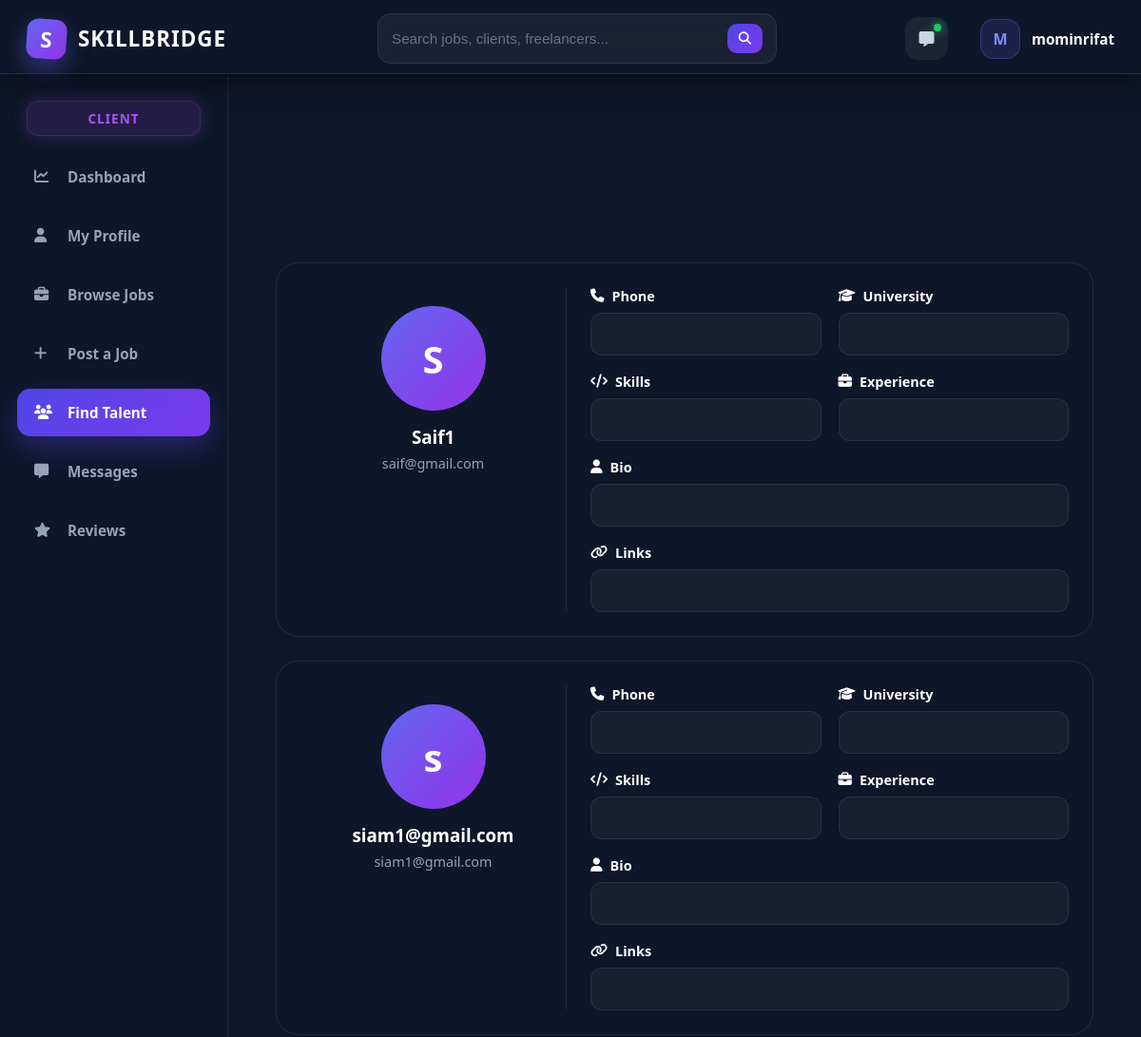
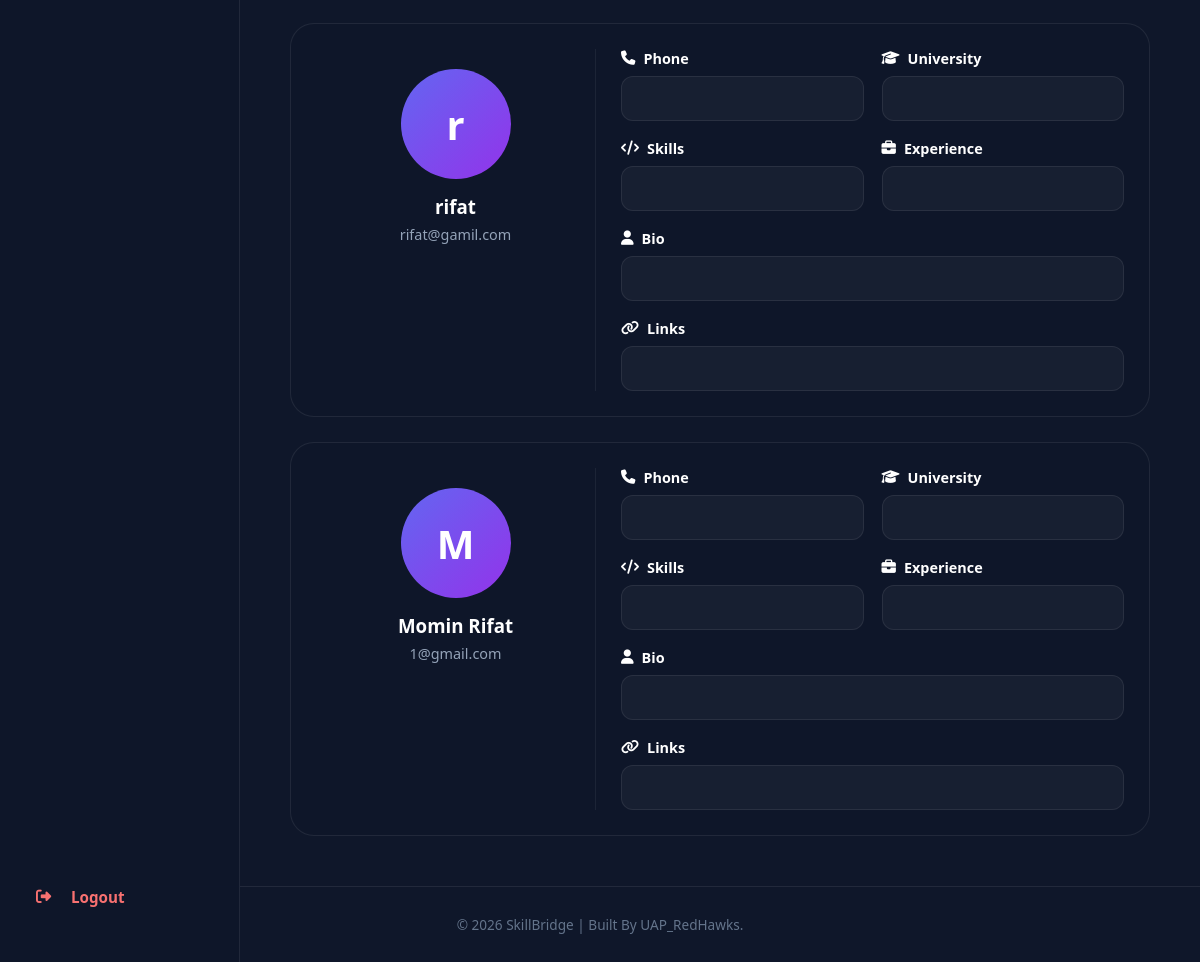
/users/find-talents/ (signed in), run on an earlier commit of the app's database (2 pictures, top to bottom).
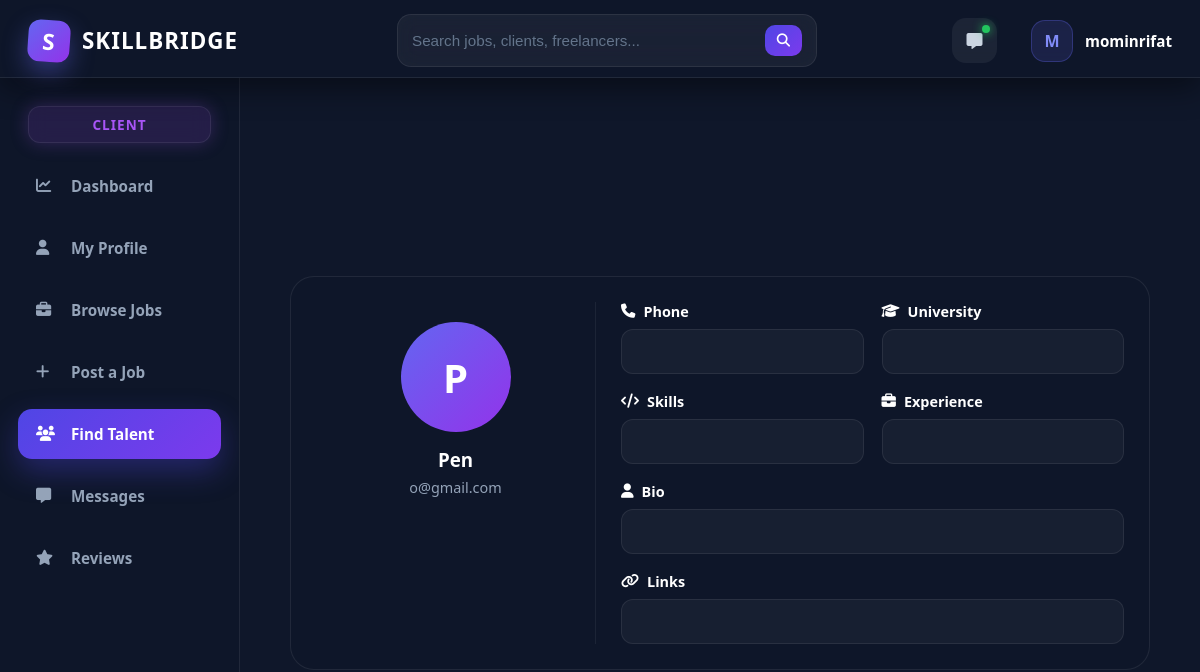
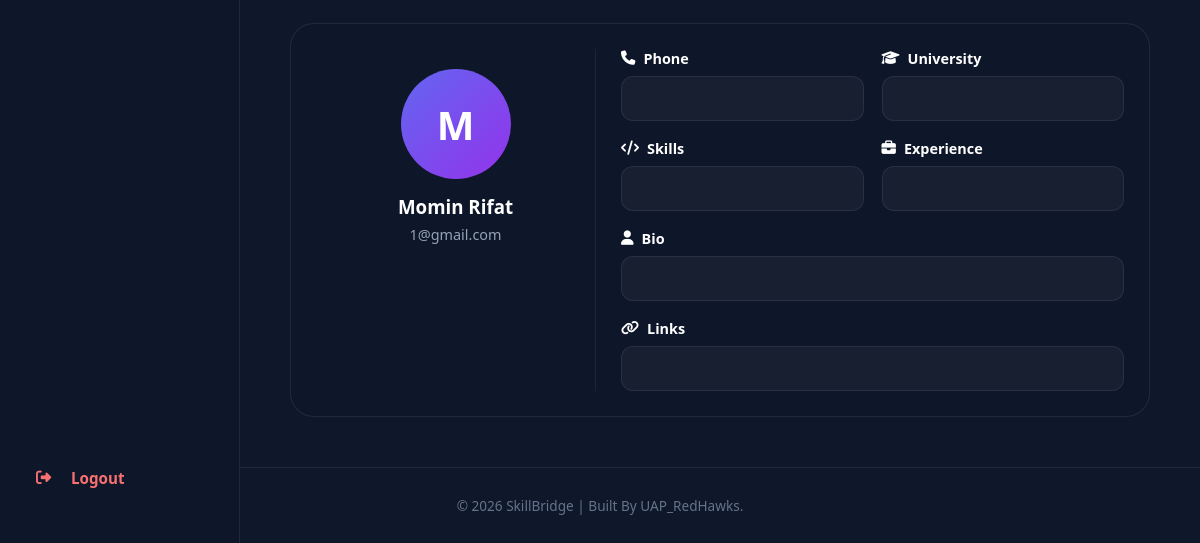
And on a later commit of the database (2 pictures, top to bottom).
### users/models.py (models this page shows, shortened)
class FreelancerProfile(models.Model):
    user = models.OneToOneField(User, on_delete=models.CASCADE)
    name = models.CharField(max_length=200)
    email = models.EmailField(unique=True)
    phone = models.CharField(max_length=20)
    address = models.TextField()
    universityname = models.CharField(max_length=200, blank=True)
    degree = models.CharField(max_length=200, blank=True)
    skills = models.TextField()
    experience = models.TextField(blank=True)
    bio = models.TextField(blank=True)
    portfolio_link = models.URLField(blank=True)
    githublink = models.URLField(blank=True)
    linkedinlink = models.URLField(blank=True)
    profileimage = models.ImageField(upload_to='profiles/', blank=True, null=True)
    resume = models.FileField(upload_to='resumes/', blank=True, null=True)
    nidnumber = models.CharField(max_length=50)
    createdat = models.DateTimeField(auto_now_add=True)

### users/views.py (the view)
# urls.py: path('find-talents/',views.find_talents,name='findtalents'),
@login_required
def find_talents(request):
    freelancers = FreelancerProfile.objects.all().order_by('-createdat')
    context = {
        'freelancers': freelancers,
        'role': 'client'
    }
    return render(request, 'users/find_talents.html', context)

### templates/users/find_talents.html (shortened to what this page needs)
{% extends 'core/base.html' %}
{% load static %}
{% block extra_css %}
<link rel="stylesheet" href="{% static 'css/user/find_talents.css' %}">
<link rel="stylesheet" href="https://cdnjs.cloudflare.com/ajax/libs/font-awesome/6.5.1/css/all.min.css">
{% endblock %}
{% block content %}
<div class="find-page">
    <div class="talent-list">
        {% for freelancer in freelancers %}
        <div class="talent-card">
            <div class="talent-left">
                <div class="talent-img">
                    {% if freelancer.profileimage %}
                        <img src="{{ freelancer.profileimage.url }}">
                    {% else %}
                        <div class="default-img">
                            {{ freelancer.name|first }}
                        </div>
                    {% endif %}
                </div>
                <h3>{{ freelancer.name }}</h3>
                <p>{{ freelancer.email }}</p>
            </div>
            <div class="talent-right">
                <div class="info-box">
                    <label><i class="fa-solid fa-phone"></i> Phone</label>
                    <div class="box">{{ freelancer.phone }}</div>
                </div>
                <div class="info-box">
                    <label><i class="fa-solid fa-graduation-cap"></i> University</label>
                    <div class="box">{{ freelancer.universityname }}</div>
                </div>
                <div class="info-box">
                    <label><i class="fa-solid fa-code"></i> Skills</label>
                    <div class="box">{{ freelancer.skills }}</div>
                </div>
                <div class="info-box">
                    <label><i class="fa-solid fa-briefcase"></i> Experience</label>
                    <div class="box">{{ freelancer.experience }}</div>
                </div>
                <div class="info-box full">
                    <label><i class="fa-solid fa-user"></i> Bio</label>
                    <div class="box">{{ freelancer.bio }}</div>
                </div>
                <div class="info-box full">
                    <label><i class="fa-solid fa-link"></i> Links</label>
                    <div class="box">
                    </div>
                </div>
            </div>
        </div>
        {% endfor %}
    </div>
</div>
{% endblock %}

### templates/core/base.html (shortened to what this page needs)
{% load static %}
<!DOCTYPE html>
<html lang="en">
  <head>
    <link rel="stylesheet" href="https://cdnjs.cloudflare.com/ajax/libs/font-awesome/6.0.0/css/all.min.css" />
    <link rel="stylesheet" href="{% static 'css/core/base.css' %}" />
    {% block extra_css %}
    {% endblock %}
  </head>
  <body>
    <nav class="navbar">
      <div class="nav-container">
        <div class="nav-left">
          <a href="/" class="brand-logo"><div class="logo-box">S</div>SKILLBRIDGE</a>
          {% if user.is_authenticated %}
            <div class="nav-search">
              <form method="GET" action="{% url 'search' %}" class="search-form">
                <input type="text" name="q" placeholder="Search jobs, clients, freelancers..." />
                <button type="submit"><i class="fas fa-search"></i></button>
              </form>
            </div>
          {% else %}
            <div class="nav-links">
              <a href="{% url 'home' %}" class="nav-item">Home</a>
              <a href="{% url 'job_list' %}" class="nav-item">Browse Jobs</a>
              <a href="{% url 'findtalents' %}" class="nav-item">Find Talent</a>
            </div>
          {% endif %}
        </div>
        <div class="nav-right">
          {% if user.is_authenticated %}
            <a href="#" class="message-btn"><i class="fas fa-message"></i></a>
            <div class="user-info">
              <div class="user-avatar">{{ user.username.0|upper }}</div>
              <span class="user-name">{{ user.username }}</span>
            </div>
          {% else %}
            <a href="{% url 'login' %}" class="btn-login">Login</a>
            <a href="{% url 'signup' %}" class="btn-signup">Sign Up</a>
          {% endif %}
        </div>
      </div>
    </nav>
    {% if user.is_authenticated %}
      <div class="dashboard-layout">
        {% with current=request.path %}
          <aside class="sidebar">
            {% if request.session.role == 'freelancer' %}
              <div class="role-badge freelancer">Freelancer</div>
              <a href="{% url 'freelencerdashboard' %}" class="sidebar-item {% if request.resolver_match.url_name == 'freelencerdashboard' %}active{% endif %}"><i class="fas fa-chart-line"></i>Dashboard</a>
              <a href="{% url 'freelancerprofile' %}" class="sidebar-item {% if request.resolver_match.url_name == 'freelancerprofile' %}active{% endif %}"><i class="fas fa-user"></i>My Profile</a>
              <a href="{% url 'job_list' %}" class="sidebar-item {% if request.resolver_match.url_name == 'job_list' %}active{% endif %}"><i class="fas fa-briefcase"></i>Browse Jobs</a>
              <a href="{% url 'my_applications' %}" class="sidebar-item {% if request.resolver_match.url_name == 'my_applications' %}active{% endif %}"><i class="fas fa-file"></i>My Applications</a>
              <a href="{% url 'saved_jobs' %}" class="sidebar-item {% if request.resolver_match.url_name == 'saved_jobs' %}active{% endif %}"><i class="fas fa-bookmark"></i>Saved Jobs</a>
              <a href="#" class="sidebar-item"><i class="fas fa-message"></i>Messages</a>
              <a href="{% url 'frereview' %}" class="sidebar-item {% if request.resolver_match.url_name == 'frereview' %}active{% endif %}"><i class="fas fa-star"></i>Reviews</a>
            {% else %}
              <div class="role-badge client">Client</div>
              <a href="{% url 'clientdashboard' %}" class="sidebar-item {% if request.resolver_match.url_name == 'clientdashboard' %}active{% endif %}"><i class="fas fa-chart-line"></i>Dashboard</a>
              <a href="{% url 'clientprofile' %}" class="sidebar-item {% if request.resolver_match.url_name == 'clientprofile' %}active{% endif %}"><i class="fas fa-user"></i>My Profile</a>
              <a href="{% url 'job_list' %}" class="sidebar-item {% if request.resolver_match.url_name == 'job_list' %}active{% endif %}"><i class="fas fa-briefcase"></i>Browse Jobs</a>
              <a href="{% url 'post_job' %}" class="sidebar-item {% if request.resolver_match.url_name == 'post_job' %}active{% endif %}"><i class="fas fa-plus"></i>Post a Job</a>
              <a href="{% url 'findtalents' %}" class="sidebar-item {% if request.resolver_match.url_name == 'findtalents' %}active{% endif %}"><i class="fas fa-users"></i>Find Talent</a>
              <a href="#" class="sidebar-item"><i class="fas fa-message"></i>Messages</a>
              <a href="{% url 'frereview' %}" class="sidebar-item {% if request.resolver_match.url_name == 'frereview' %}active{% endif %}"><i class="fas fa-star"></i> Reviews</a>
            {% endif %}
            <a href="{% url 'logout' %}" class="sidebar-item logout-sidebar"><i class="fas fa-right-from-bracket"></i>Logout</a>
          </aside>
        {% endwith %}
        <main class="dashboard-content">
          {% block content %}
          {% endblock %}
        </main>
      </div>
    {% else %}
      <main class="main-wrapper">
        {% block guest_content %}
        {% endblock %}
      </main>
    {% endif %}
    <footer class="footer">
      <div class="footer-content">&copy; 2026 SkillBridge | Built By UAP_RedHawks.</div>
    </footer>
  </body>
</html>

### static/css/user/find_talents.css (style rules this page uses)
.find-page { width: 100%; padding: 20px; }
.talent-list { display: flex; flex-direction: column; gap: 25px; }
.talent-card { display: grid; grid-template-columns: 280px 1fr; gap: 25px; background: rgba(15, 23, 42, 0.96); border: 1px solid rgba(255,255,255,0.08); border-radius: 24px; padding: 25px; transition: 0.3s ease; }
.talent-left { text-align: center; padding: 20px; border-right: 1px solid rgba(255,255,255,0.06); }
.talent-img { width: 110px; height: 110px; margin: auto; margin-bottom: 15px; }
.talent-img img, .default-img { width: 100%; height: 100%; border-radius: 50%; object-fit: cover; }
.default-img { background: linear-gradient(135deg,#6366f1,#9333ea); display: flex; align-items: center; justify-content: center; font-size: 2.5rem; font-weight: 700; color: white; }
.talent-left h3 { color: white; margin-bottom: 6px; }
.talent-left p { color: #94a3b8; font-size: 0.9rem; }
.talent-right { display: grid; grid-template-columns: repeat(2, 1fr); gap: 18px; }
.info-box { display: flex; flex-direction: column; gap: 8px; }
.info-box label { color: white; font-weight: 600; font-size: 0.9rem; display: flex; align-items: center; gap: 8px; }
.box { background: rgba(255,255,255,0.04); border: 1px solid rgba(255,255,255,0.08); padding: 12px 14px; border-radius: 12px; color: #cbd5e1; min-height: 45px; display: flex; align-items: center; line-height: 1.5; }
.info-box.full { grid-column: span 2; }

What changed in the data, as far as the page shows it:
removed FreelancerProfile: name|first "S", name "Saif1", email "saif@gmail.com"
removed FreelancerProfile: name|first "s", name "siam1@gmail.com", email "siam1@gmail.com"
removed FreelancerProfile: name|first "r", name "rifat", email "rifat@gamil.com"
added FreelancerProfile: name|first "P", name "Pen", email "o@gmail.com"
